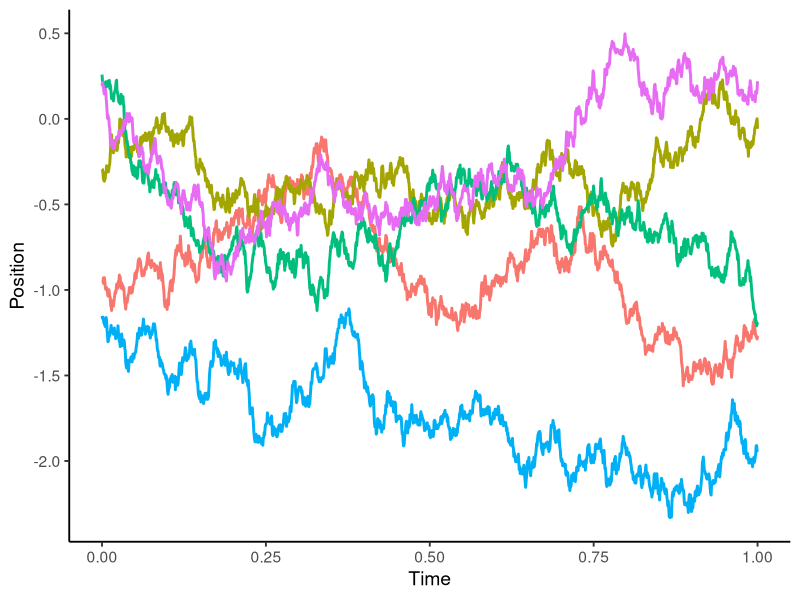
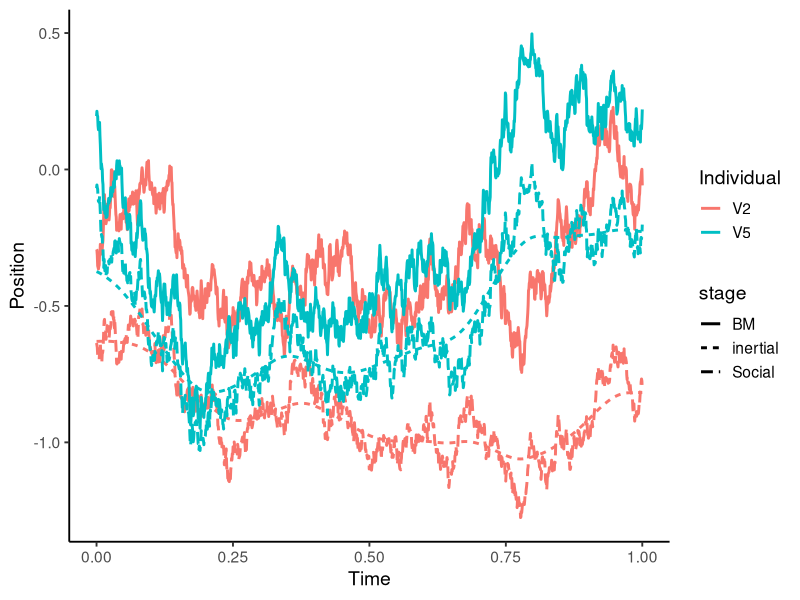
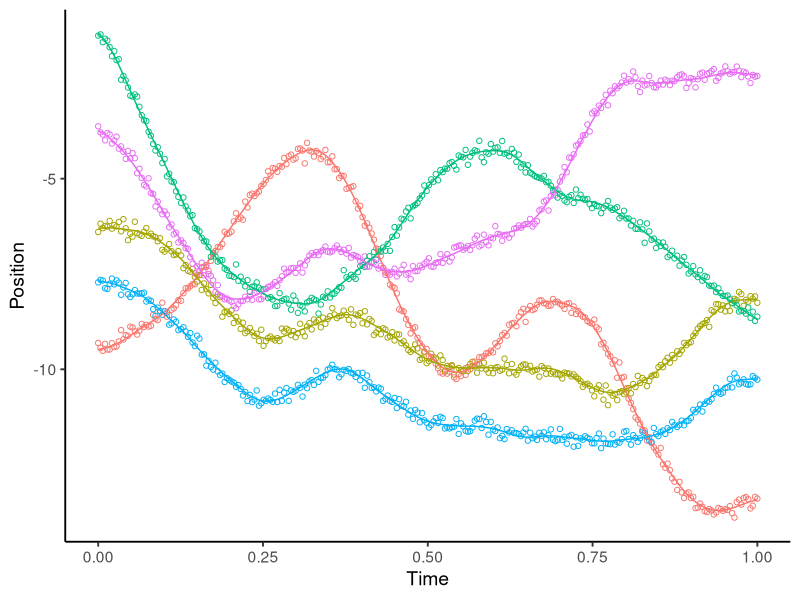

Write the R code that produced these figures, in order. (Note: this script raises an error after producing the figures.)
## ---- chunk 1
library(tidyverse)
## ---- chunk 2
# Fixed parameters
nind <- 5 # number of individuals
phi <- 0.04 # 0.04/3 for high tortuosity
sigma0 <- 1 # IG(1e-3, 1e-3)
sigmas <- 0.0125
sigmau <- 10
nsteps <- 24*60 # two months, hourly positions

tau <- seq(0, 1, length.out = nsteps) # time vector from 0 to 1
dtau <- diff(tau) # for regular interval this value will be constant

# create array of Gaussian base process
dB <- matrix(nrow = nsteps, ncol = nind)

# First positions come from a Normal dist with mean 0 and sd the fixed parameter sigma0. The remaining values of the Gaussian process are a function of the time interval.
set.seed(3)
dB[1,] <- rnorm(n = nind, mean = 0, sd = sqrt(sigma0))
dB[2:length(tau),] <- rnorm(n = nind*length(dtau), mean = 0,sd = sqrt(dtau))

# First kernel is Brownian motion, with convolution kernel h_bm = 1{tau<t}1{i=j}. This is simply the cumulative sum of noise
h_bm <- diag(nrow = nsteps)
h_bm[lower.tri(h_bm)] <- 1
mu_BM <- h_bm%*%dB

# Plot the trajectories
pdat_bm <- as_tibble(mu_BM) %>% mutate(time = tau, stage = "BM")
pdat_bm %>% 
  pivot_longer(cols = 1:5, names_to = "ind") %>% 
  ggplot(aes(time, value))+geom_path(aes(color = ind), size = 1, show.legend = F)+
  theme_classic(base_size = 14)+
  labs(x = "Time", y = "Position", color = "Individual")
## ---- chunk 3
# Social network edge strengths. This can be time dependent, e.g. a list of length nsteps where each element is a matrix of edge weights
create_soc_net <- function(n) {
  A <- matrix(runif(n*n), nrow = n)
  A <- A*upper.tri(A)+t(A*upper.tri(A)) #make symmetric
  diag(A) <- 1 # set diagonal to 1
  A
}
# w <- lapply(tau, \(x) create_soc_net(5)) # this is if you want a randomly changing matrix
# I could also have a stable matrix, where some individuals are associated but other aren't
A <- matrix(runif(nind*nind), nrow = nind)*rbinom(nind*nind, size = 1, prob = 0.2) 
A <- A*upper.tri(A)+t(A*upper.tri(A)) #make symmetric
diag(A) <- 1 # set diagonal to 1
w <- replicate(n = nsteps,expr = A, simplify = FALSE) # this for a constant weight matrix

# convolution kernel hij(tau) is the weights matrix, divided by the row sums
h_soc <- lapply(w, \(x) x/rowSums(x))
# create an empty array with the same dimensions as mu_BM
mu_soc <- matrix(nrow = nsteps, ncol = nind)
# fill the array using dot product of the step*ind x and y matrices, multiplied by the rows of h_soc
for (t in 1:nsteps) {
    mu_soc[t,] <- h_soc[[t]]%*%mu_BM[t,]
}

pdat_soc <- as_tibble(mu_soc) %>% mutate(time = tau, stage = "Social")
## ---- chunk 4
# Inertial smoothing kernel
# The process here is just smoothing to better simulate real movement. The smoothing is done through a Bessel function
# mu_inl <- array(dim = dim(mu_BM), dimnames = dimnames(mu_BM))
h_inl <- outer(tau,tau, \(x,y) abs(x-y)/phi*besselK(abs(x-y)/phi, nu = 1))
diag(h_inl) <- 1
h_inl <- h_inl/rowSums(h_inl) # this is the only way I found to make it work, have mu_inl be a weighted average, where the weights are the values in the h_inl matrix
mu_inl <- h_inl%*%mu_soc

# Plot
pdat_inl <- as_tibble(mu_inl) %>% mutate(time = tau, stage = "inertial")

rbind(pdat_bm, pdat_soc, pdat_inl) %>% 
  pivot_longer(cols = 1:5, names_to = "Individual") %>% 
  filter(Individual %in% c("V2","V5")) %>% 
  ggplot(aes(time, value))+geom_path(aes(color = Individual, linetype = stage), size = 1)+
  theme_classic(base_size = 14)+
  labs(x = "Time", y = "Position", color = "Individual")
## ---- chunk 5
# Sample 20% of points. get index of positions
fix_t_index <- round(seq(1, nsteps, length.out = nsteps/5))
# Calculate the position with the measurement error
s <- sigmau*mu_inl[fix_t_index,]+rnorm(n = nind*length(fix_t_index), mean = 0, sd = sqrt(sigmas))

# Plot
pdat_inl %>% pivot_longer(1:nind, names_to = "ind", values_to = "position") %>% 
  mutate(position = sigmau*position)->pinl

cbind(s, time = tau[fix_t_index]) %>% as_tibble() %>% 
  pivot_longer(1:nind, names_to = "ind", values_to = "position") %>% 
  ggplot()+
  geom_point(aes(time, position,color = ind), shape = 1, show.legend = F)+
  geom_path(aes(time, position, color = ind), data = pinl, show.legend = F)+
  theme_classic(base_size = 14)+
  labs(x="Time", y="Position", color = "Individual")
## ---- chunk 6
# create Brownian motion in 2D
simulate_BM <- function(nind = 5, nsteps = 24*60,sigma0 = 1) {
  tau <- seq(0, 1, length.out = nsteps) # time vector from 0 to 1
  dtau <- diff(tau) # for regular interval this value will be constant
  # create array of Gaussian base process
  dB <- matrix(nrow = nsteps, ncol = nind)
  # First positions come from a Normal dist with mean 0 and sd the fixed parameter sigma0. The remaining values of the Gaussian process are a function of the time interval.
  dB[1,] <- rnorm(n = nind, mean = 0, sd = sqrt(sigma0))
  dB[2:length(tau),] <- rnorm(n = nind*length(dtau), mean = 0,sd = sqrt(dtau))
  # First kernel is Brownian motion, with convolution kernel h_bm = 1{tau<t}1{i=j}. This is simply the cumulative sum of noise
  h_bm <- diag(nrow = nsteps)
  h_bm[lower.tri(h_bm)] <- 1
  mu_BM <- h_bm%*%dB
  return(mu_BM)
}

convolve_soc <- function(mu, w) {
  mu_soc <- matrix(nrow = nrow(mu),ncol = ncol(mu))
  # create social kernel
  h <- lapply(w, \(x) x/rowSums(x))
  # iteratively fill in the rows of matrix
  for (t in 1:length(w)) {
    mu_soc[t,] <- h[[t]]%*%mu[t,]
  }
  return(mu_soc)
}

convolve_inl <- function(mu, phi) {
  # get time vector
  tau <- seq(0, 1, length.out = nrow(mu))
  # create inertial smoothing kernel
  h_inl <- outer(tau,tau, \(x,y) abs(x-y)/phi*besselK(abs(x-y)/phi, nu = 1))
  diag(h_inl) <- 1
  h_inl <- h_inl/rowSums(h_inl) 
  # Update position matrix
  mu_inl <- h_inl%*%mu
  return(mu_inl)
}

get_est_locs <- function(mu, prop = 0.2, reg = TRUE, sigmau, sigmas) {
  # Get position index, depends on whether sampling is regular or not
  ix <- if(reg) round(seq.int(from = 1, to = nrow(mu), length.out = nrow(mu)*prop)) else sample(1:nrow(mu), size = round(nrow(mu)*prop))
  # Calculate the position with the measurement error
  s <- sigmau*mu[ix,]+rnorm(n = ncol(mu)*length(ix), mean = 0, sd = sqrt(sigmas))
  return(s)
}
## ---- chunk 7
## Fixed parameters
nind <- 6 # number of individuals
phi <- 0.04 # 0.04/3 for high tortuosity
sigma0 <- 0.01 # IG(1e-3, 1e-3)
sigmas <- 0.0125
sigmau <- 10
nsteps <- 24*60 # two months, hourly positions

x_BM_indep <- simulate_BM(nind,nsteps,sigma0)
y_BM_indep <- simulate_BM(nind,nsteps,sigma0)

# For independent movement, social kernel is identity matrix at every step
w <- replicate(n = nsteps,expr = diag(nrow = nind), simplify = FALSE) 
# Update mu with the social kernel
x_soc_indep <- convolve_soc(w = w, mu = x_BM_indep)
y_soc_indep <- convolve_soc(w = w, mu = y_BM_indep)
# Update mu with the inertial smoothing kernel
x_inl_indep <- convolve_inl(mu = x_soc_indep, phi = phi)
y_inl_indep <- convolve_inl(mu = y_soc_indep, phi = phi)

# Get positions s
ix <- round(seq.int(1,nrow(sx), length.out = nrow(sx)/5))
sx <- get_est_locs(x_inl_indep, sigmau = sigmau, sigmas = sigmas)
sy <- get_est_locs(y_inl_indep, sigmau = sigmau, sigmas = sigmas)
## ---- chunk 8
pdattrue <- bind_rows(x = as_tibble(sigmau*x_inl_indep),y = as_tibble(sigmau*y_inl_indep), .id = "coord") %>% add_column(time = rep(tau, 2)) %>% 
  pivot_longer(starts_with("V"), names_to = "ind") %>% 
  pivot_wider(names_from = coord, values_from = value) 

pdatobs <- bind_rows(x = as_tibble(sx),y = as_tibble(sy), .id = "coord") %>% add_column(time = rep(tau[ix], 2)) %>% 
  pivot_longer(starts_with("V"), names_to = "ind") %>% 
  pivot_wider(names_from = coord, values_from = value)

ggplot()+
  geom_point(aes(x*sigmau, y*sigmau, color = ind), data = pdatobs, shape = 1)+
  geom_path(aes(x, y, color = ind), data = pdattrue)+
  theme_classic(base_size = 14)+
  coord_sf()
## ---- chunk 9
with(data = list(nind = 6, nsteps = 1000, 
                 sigma0 = 0.01, sigmau = 10, sigmas = 0.0125,
                 phi = 0.01, prop = 0.2), 
     expr = {
                   w <- replicate(nsteps, diag(nrow = nind), simplify = FALSE) # Identity matrix of social weights
                   sx <- simulate_BM(nind = nind, nsteps = nsteps, sigma0 = sigma0) |> convolve_soc(w = w) |> convolve_inl(phi = phi) |> get_est_locs(prop = prop, sigmau = sigmau, sigmas = sigmas)
                   sy <- simulate_BM(nind = nind, nsteps = nsteps, sigma0 = sigma0) |> convolve_soc(w = w) |> convolve_inl(phi = phi) |> get_est_locs(prop = prop, sigmau = sigmau, sigmas = sigmas)
                   pdatobs <- bind_rows(x = as_tibble(sx),y = as_tibble(sy), .id = "coord") %>% add_column(time = rep(seq(0,1,length.out = nrow(sx_joint)), 2)) %>% 
                     pivot_longer(starts_with("V"), names_to = "ind") %>% 
                     pivot_wider(names_from = coord, values_from = value) %>% 
                     split(~ind)
                   sapply(seq_along(pdatobs), function(x) write.csv(pdatobs[[x]][,-2], file = paste0("../data/indep_mov_example_",x,".csv"), quote = F, row.names = F))
                 }
)
## ---- chunk 10
x_BM_joint <- simulate_BM(nind,nsteps,sigma0)
y_BM_joint <- simulate_BM(nind,nsteps,sigma0)

# For joint movement, social kernel is binary matrix. I'll have only one pair interact
w_t <- matrix(0, nrow = nind, ncol = nind)
w_t[1,2] <- 1
w_t <- w_t*upper.tri(w_t)+t(w_t*upper.tri(w_t)) #make symmetric
diag(w_t) <- 1
w <- replicate(n = 1000,expr = w_t, simplify = FALSE) 
sx_joint <- simulate_BM(nsteps = 1000,sigma0 = 0.01) |> convolve_soc(w = w) |> convolve_inl(phi = 0.01) |> get_est_locs(prop = 0.2, sigmau = sigmau, sigmas = sigmas)
sy_joint <- simulate_BM(nsteps = 1000,sigma0 = 0.01) |> convolve_soc(w = w) |> convolve_inl(phi = 0.01) |> get_est_locs(prop = 0.2, sigmau = sigmau, sigmas = sigmas)

pdatobs <- bind_rows(x = as_tibble(sx_joint),y = as_tibble(sy_joint), .id = "coord") %>% add_column(time = rep(seq(0,1,length.out = nrow(sx_joint)), 2)) %>% 
  pivot_longer(starts_with("V"), names_to = "ind") %>% 
  pivot_wider(names_from = coord, values_from = value)

ggplot()+
  geom_path(aes(x, y, color = ind), data = pdatobs, shape = 1)+
  theme_classic(base_size = 14)+
  coord_sf()
## ---- chunk 11
with(data = list(nind = 6, nsteps = 1000, 
                 sigma0 = 0.01, sigmau = 10, sigmas = 0.0125,
                 phi = 0.01, prop = 0.2), 
     expr = {
       w_t <- matrix(0, nrow = nind, ncol = nind)
       w_t[1,2] <- 1
       w_t <- w_t*upper.tri(w_t)+t(w_t*upper.tri(w_t)) #make symmetric
       diag(w_t) <- 1
       w <- replicate(n = 1000,expr = w_t, simplify = FALSE) 
       sx <- simulate_BM(nind = nind, nsteps = nsteps, sigma0 = sigma0) |> convolve_soc(w = w) |> convolve_inl(phi = phi) |> get_est_locs(prop = prop, sigmau = sigmau, sigmas = sigmas)
       sy <- simulate_BM(nind = nind, nsteps = nsteps, sigma0 = sigma0) |> convolve_soc(w = w) |> convolve_inl(phi = phi) |> get_est_locs(prop = prop, sigmau = sigmau, sigmas = sigmas)
       pdatobs <- bind_rows(x = as_tibble(sx),y = as_tibble(sy), .id = "coord") %>% add_column(time = rep(seq(0,1,length.out = nrow(sx_joint)), 2)) %>% 
         pivot_longer(starts_with("V"), names_to = "ind") %>% 
         pivot_wider(names_from = coord, values_from = value) %>% 
         split(~ind)
       sapply(seq_along(pdatobs), function(x) write.csv(pdatobs[[x]][,-2], file = paste0("../data/joint_mov_example_",x,".csv"), quote = F, row.names = F))
     }
)
